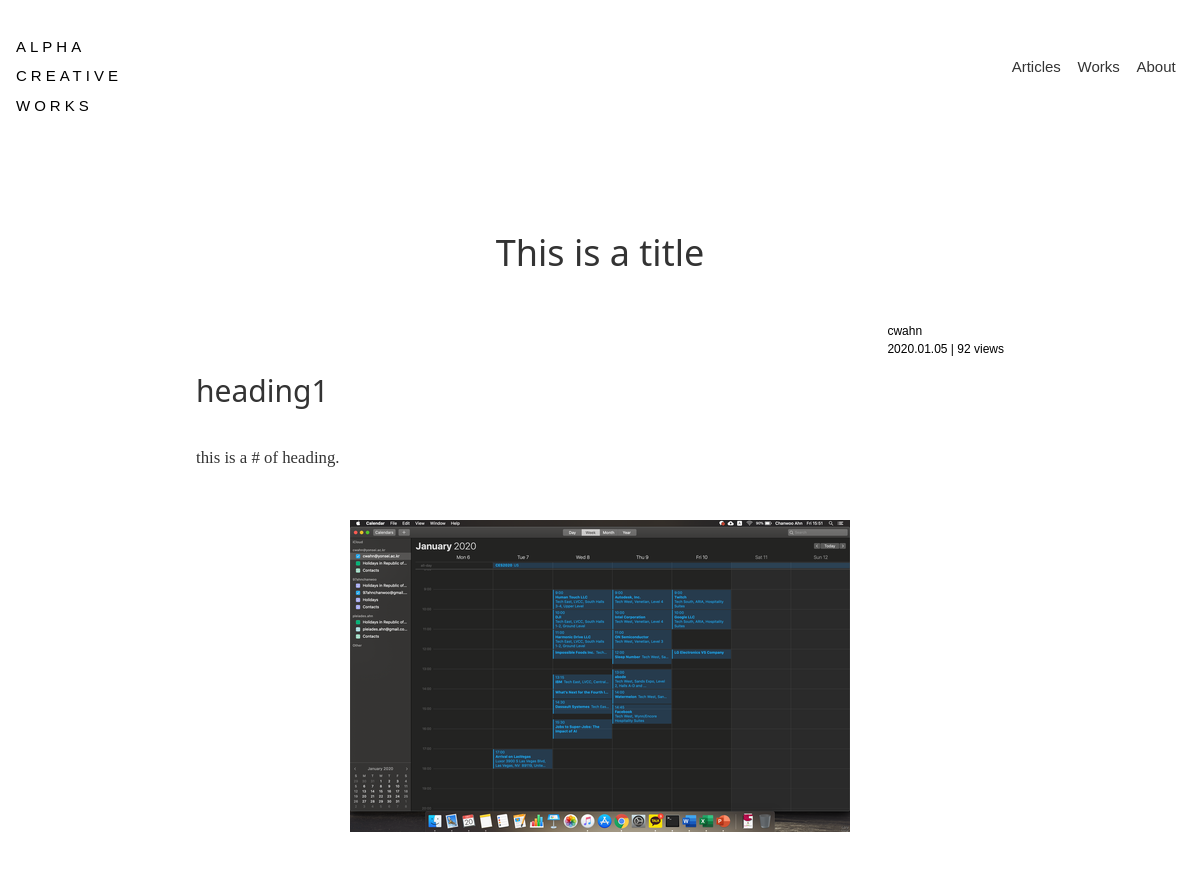
The page /article/1 (upper part) on the database as committed earlier.
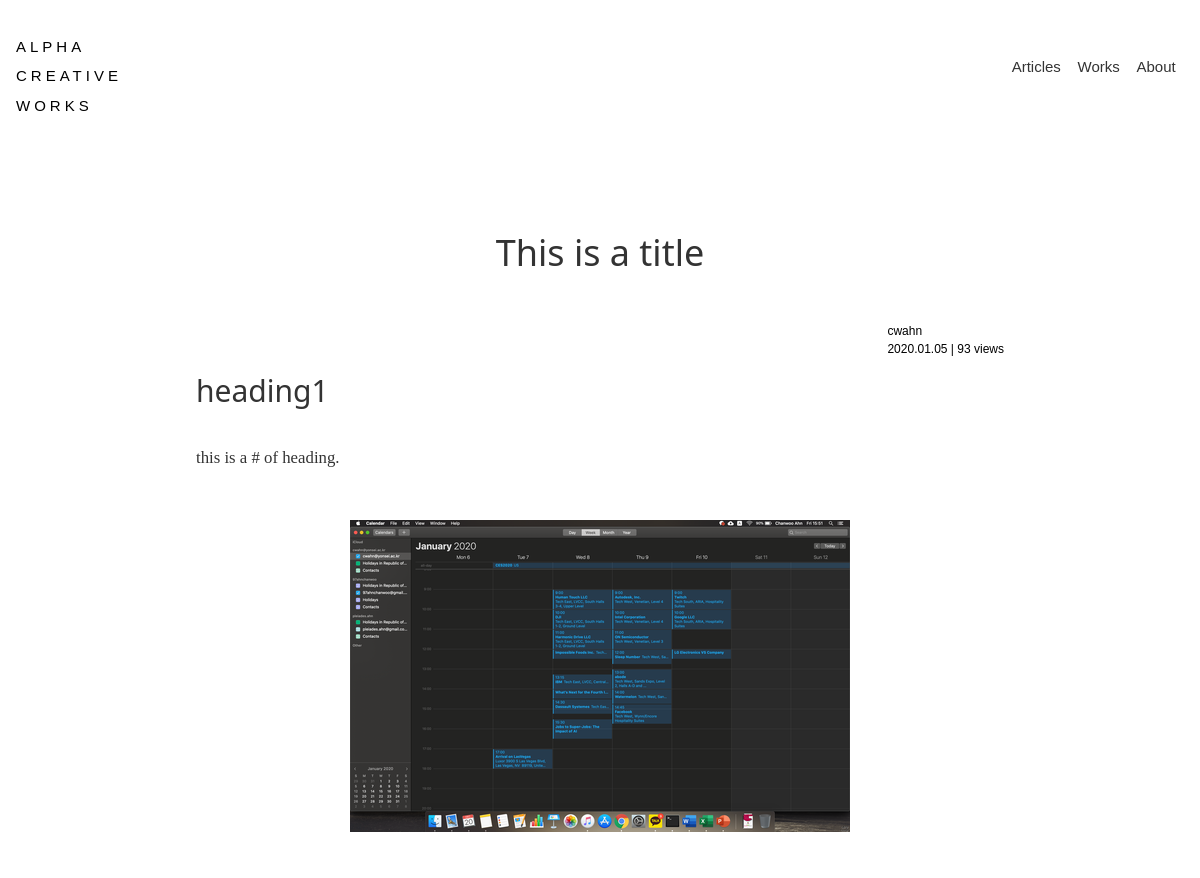
The same page on the database as committed later.
### blog/models.py (models this page shows, shortened)
class Article(models.Model):
    author = models.ForeignKey(
        'auth.User',
        on_delete=models.CASCADE,
        null=True,
    )
    content = MarkdownxField()
    tags = TaggableManager(
        blank=True,
    )
    date_created = models.DateTimeField(
        auto_now_add=True,
    )
    publish = models.BooleanField(
        default=True,
        blank=False,
    )
    hit_count = models.IntegerField(
        default=0,
        null=False,
        blank=False
    )
    def get_title(self):
        return self.content.split('\n')[0].replace('#', '').strip()
    def get_content(self):
        return ''.join(self.content.split('\n')[1:])

### blog/views.py (the view)
# urls.py: path('article/<int:pk>', views.article, name='article'),
def article(request, pk):
    try:
        article = get_object_or_404(Article, pk=pk, publish=True)
        context = {
            'article': article,
        }
        return render(request, 'blog/article.html', context)
    finally:
        ip = get_client_ip(request)
        hit_logs = ArticleHitCount.objects.filter(
            ip=ip,
            article=article,
            date__lte=date.today(),
            date__gte=date.today()
        )
        if hit_logs.count() == 0:
            hits = ArticleHitCount(ip=ip, article=article)
            hits.save()
            article.hit_count += 1
            article.save()

### blog/templatetags/markdown_extras.py (called while the page is built)
@register.filter()
@stringfilter
def markdown(value):
    return md.markdown(value, extensions=['markdown.extensions.fenced_code'])

### blog/views.py (called while the page is built)
def get_client_ip(request):
    x_forwarded_for = request.META.get('HTTP_X_FORWARDED_FOR')
    if x_forwarded_for:
        ip = x_forwarded_for.split(',')[0]
    else:
        ip = request.META.get('REMOTE_ADDR')
    return ip

### blog/templates/blog/article.html (shortened to what this page needs)
{% extends 'blog/base.html' %}  {% block body %} {% load markdown_extras %}
<div id="content" class=" acw3-container acw3-max-width-840">
    <div class=" acw3-padding-32">
        <h1>{{ article.get_title}}</h1>
    </div>
  <div class=" acw3-bar">
    <small class=" acw3-right">{{ article.author }} <br>
        {{ article.date_created | date:'Y.m.d'}} | {{ article.hit_count }} views</small>
  </div>
  <div>
    {{ article.get_content | markdown | safe }}
  </div>
</div>
{% endblock %}

Rows that differ between the two databases and show on the page:
changed Article "This is a title": hit_count "92" → "93"
